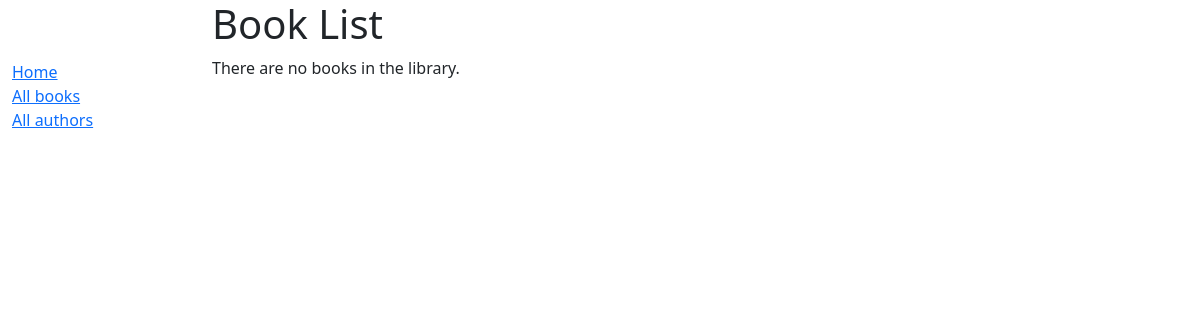
Before: /catalog/books/ with the older database file.
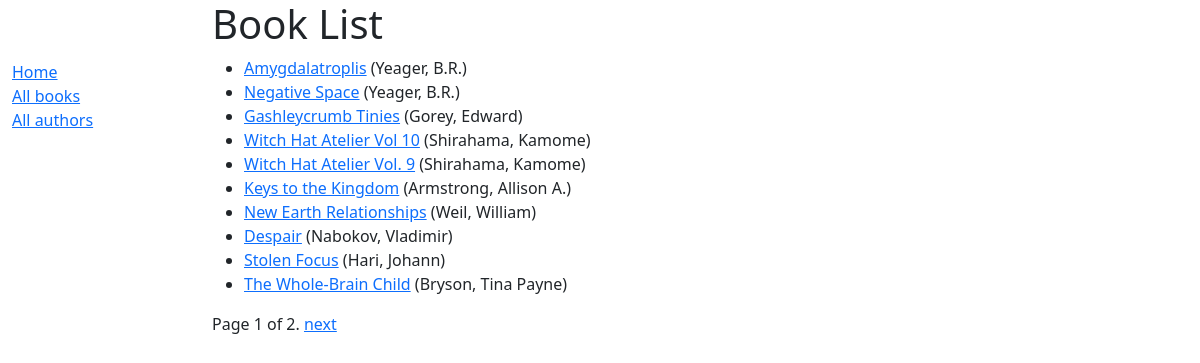
After: the same page with the newer database file.
### catalog/models.py (models this page shows, shortened)
class Book(models.Model):
    title = models.CharField(max_length=200)
    volume = models.IntegerField(null=True, blank=True)
    author = models.ForeignKey('Author', on_delete=models.RESTRICT, null=True)
    summary = models.TextField(
        max_length=1000, help_text="Enter a brief description of the book")
    ibsn = models.CharField('IBSN', max_length=13,
                            unique=True, help_text='13 Characters <a '
                                                   'href="https://www.isbn-international.org/content/what-isbn'
                                                   '">ISBN number</a>')
    genre = models.ManyToManyField(Genre, help_text="Select a genre for this book")
    language = models.ForeignKey(
        'Language', on_delete=models.SET_NULL, null=True)
    def get_absolute_url(self):
        return reverse('book-detail', args=[str(self.id)])
    def display_genre(self):
        """Create a string for the Genre. This is required to display genre in Admin."""
        return ', '.join(genre.name for genre in self.genre.all()[:3])
    display_genre.short_description = 'Genre'

class Author(models.Model):
    first_name = models.CharField(max_length=100)
    last_name = models.CharField(max_length=100)
    date_of_birth = models.DateField("Born", null=True, blank=True)
    date_of_death = models.DateField('Died', null=True, blank=True)
    nationality = models.CharField(max_length=200, blank=True)
    class Meta:
        ordering = ['last_name', 'first_name']
    def __str__(self):
        return f'{self.last_name}, {self.first_name}'

### catalog/views.py (the view)
# urls.py: path('books/', views.BookListView.as_view(), name='books'),
class BookListView(generic.ListView):
    model = Book
    paginate_by = 10

### catalog/templates/catalog/book_list.html
{% extends "base_generic.html" %}
{% block content %}
  <h1>Book List</h1>
  {% if book_list %}
    <ul>
      {% for book in book_list %}
      <li>
        <a href="{{ book.get_absolute_url }}">{{ book.title }}</a>
        ({{book.author}})
      </li>
      {% endfor %}
    </ul>
  {% else %}
    <p>There are no books in the library.</p>
  {% endif %}
{% endblock %}

Changed rows visible on the page:
added Book: title "Amygdalatroplis", author "Yeager, B.R."
added Book: title "Negative Space", author "Yeager, B.R."
added Book: title "Gashleycrumb Tinies", author "Gorey, Edward"
added Book: title "Witch Hat Atelier Vol 10", author "Shirahama, Kamome"
added Book: title "Witch Hat Atelier Vol. 9", author "Shirahama, Kamome"
added Book: title "Keys to the Kingdom", author "Armstrong, Allison A."
added Book: title "New Earth Relationships", author "Weil, William"
added Book: title "Despair", author "Nabokov, Vladimir"
added Book: title "Stolen Focus", author "Hari, Johann"
added Book: title "The Whole-Brain Child", author "Bryson, Tina Payne"
Other visible differences:
{{ page_obj.number }}: (not shown) → "1"
{{ page_obj.paginator.num_pages }}: (not shown) → "2"
text no longer shown: "There are no books in the library."
text now shown: "Page of . next"
